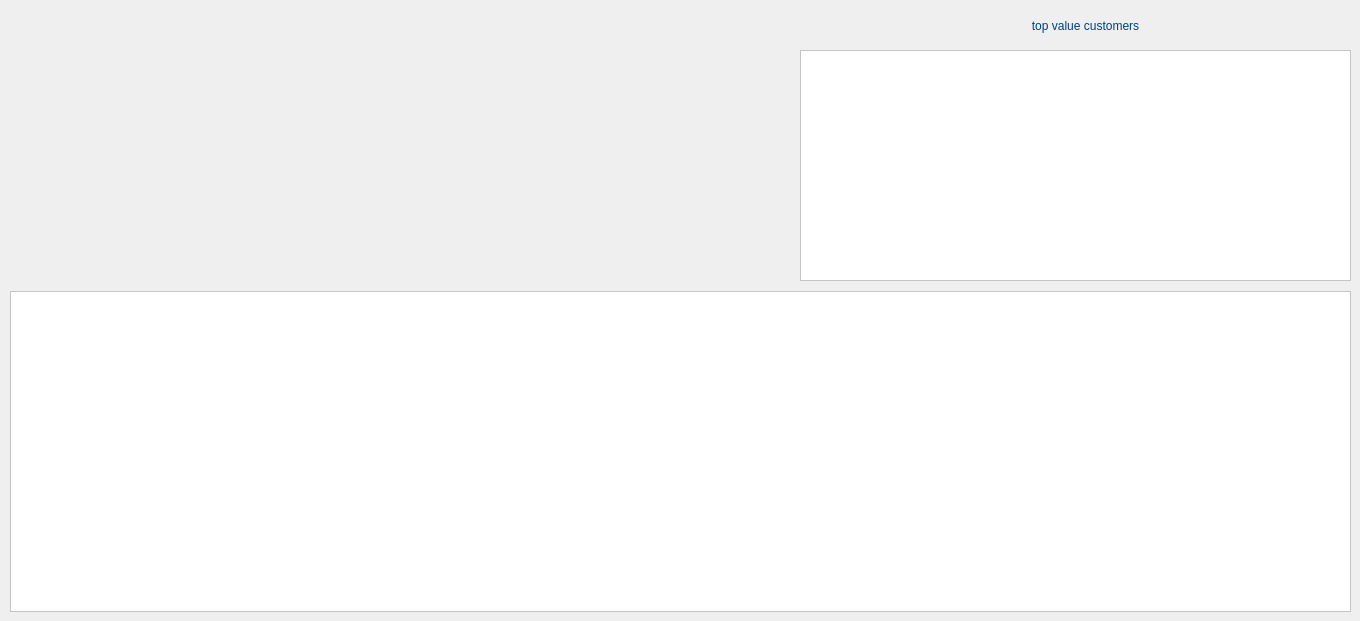
    <widget class="QWidget" name="tab_2">
     <attribute name="title">
      <string>CLV predicts</string>
     </attribute>
     <widget class="QTableWidget" name="tableWidget_ggf">
      <property name="geometry">
       <rect>
        <x>10</x>
        <y>291</y>
        <width>1341</width>
        <height>321</height>
       </rect>
      </property>
      <property name="sizePolicy">
       <sizepolicy hsizetype="Expanding" vsizetype="Expanding">
        <horstretch>0</horstretch>
        <verstretch>0</verstretch>
       </sizepolicy>
      </property>
      <property name="styleSheet">
       <string notr="true">background-color: rgb(255, 255, 255);</string>
      </property>
      <property name="horizontalScrollBarPolicy">
       <enum>Qt::ScrollBarAsNeeded</enum>
      </property>
      <property name="sizeAdjustPolicy">
       <enum>QAbstractScrollArea::AdjustToContents</enum>
      </property>
      <property name="gridStyle">
       <enum>Qt::SolidLine</enum>
      </property>
      <attribute name="horizontalHeaderDefaultSectionSize">
       <number>150</number>
      </attribute>
      <attribute name="horizontalHeaderMinimumSectionSize">
       <number>150</number>
      </attribute>
      <attribute name="horizontalHeaderStretchLastSection">
       <bool>true</bool>
      </attribute>
     </widget>
     <widget class="QWidget" name="verticalLayoutWidget_3">
      <property name="geometry">
       <rect>
        <x>10</x>
        <y>10</y>
        <width>781</width>
        <height>271</height>
       </rect>
      </property>
      <layout class="QVBoxLayout" name="layout_clv_segmentation"/>
     </widget>
     <widget class="QLabel" name="label_72">
      <property name="geometry">
       <rect>
        <x>900</x>
        <y>10</y>
        <width>371</width>
        <height>31</height>
       </rect>
      </property>
      <property name="styleSheet">
       <string notr="true">color: rgb(0, 64, 128);
font: 81 12pt &quot;Rockwell Extra Bold&quot;;</string>
      </property>
      <property name="text">
       <string>top value customers</string>
      </property>
      <property name="alignment">
       <set>Qt::AlignCenter</set>
      </property>
     </widget>
     <widget class="QTableWidget" name="tableWidget_top_value_customers">
      <property name="geometry">
       <rect>
        <x>800</x>
        <y>50</y>
        <width>551</width>
        <height>231</height>
       </rect>
      </property>
      <property name="styleSheet">
       <string notr="true">background-color: rgb(255, 255, 255);</string>
      </property>
      <attribute name="horizontalHeaderMinimumSectionSize">
       <number>54</number>
      </attribute>
      <attribute name="horizontalHeaderStretchLastSection">
       <bool>true</bool>
      </attribute>
     </widget>
    </widget>
